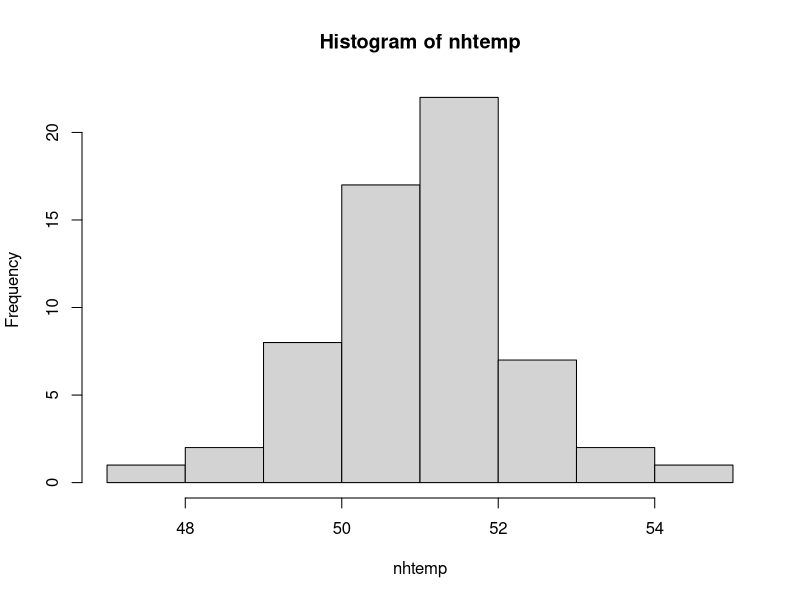
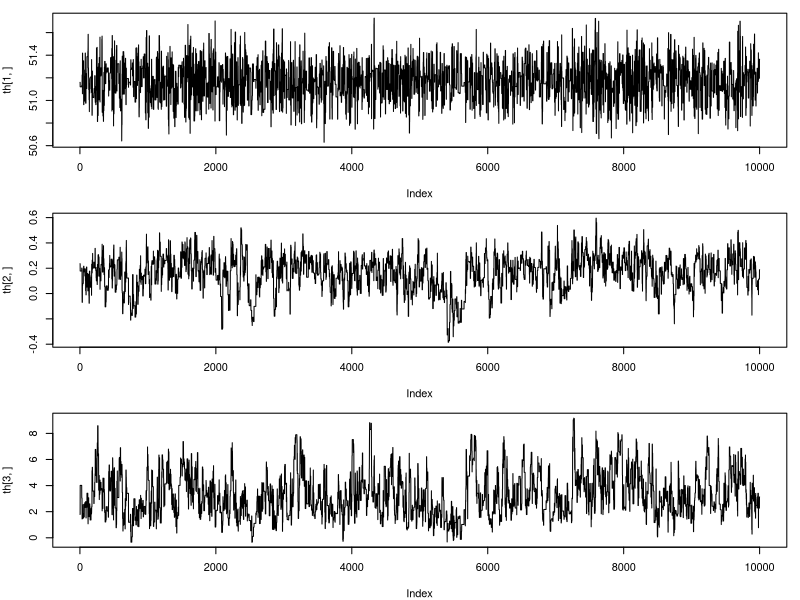
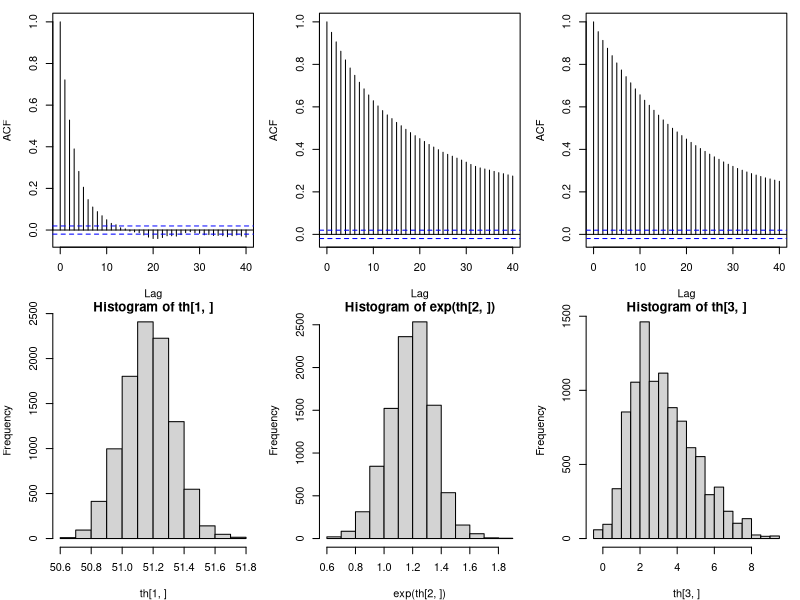

Reproduce these figures in R, in order.
## Exercises. These are all based on the nhtemp example in lecture 15, the
## code for which is provided below.
## 
## 1. Use optim to fit the model by maximum likelihood estimation.
## 2. Compute confidence intervals for the model parameters using
##    large sample MLE results. Hint: use the inverse of the hessian of the
##    negative log likelihood.
## 3. Use bootstrapping to obtain the confidence intervals (this will involve,
##    recomputing the MLEs for each bootstrap resample.)
## 4. Try out the MH loop from different starting values, to see the case
##    in which the chains take some time to converge.
## 5. Modify the code to only store every Mth simulated vector from the chain,
##    where M is an integer that can be set (try it out with M=10, and a larger
##    total number of chain steps, for example)
## 6. Modify the code so that the posterior means are computed on the parameters
##    after transforming back to the mu, sigma, nu scale (rather than taking
##    means and then transforming).

hist(nhtemp)

ll <- function(theta,temp) { 
  mu <- theta[1];sig <- exp(theta[2]); df = 1 + exp(theta[3])
  sum(dt((temp-mu)/sig,df=df,log=TRUE) - log(sig)) 
}


ns <- 10000
th <- matrix(0,3,ns)
th[,1] <- c(mean(nhtemp),log(sd(nhtemp)),log(6))
llth <- ll(th[,1],nhtemp)
lprior.th <- dnorm(th[3,1],mean=3,sd=2,log=TRUE)
p.sd <- c(.5,.1,1.2)
accept <- 0
for (i in 2:ns) {
  thp <- th[,i-1] + rnorm(3)*p.sd
  lprior.p <- dnorm(thp[3],mean=3,sd=2,log=TRUE) 
  llp <- ll(thp,nhtemp)
  if (runif(1) < exp(llp + lprior.p - llth - lprior.th)) {
    th[,i] <- thp;llth <- llp;lprior.th <- lprior.p
    accept <- accept  + 1
  } else {
    th[,i] <- th[,i-1]
  }
}
accept/ns


par(mfrow=c(3,1),mar=c(4,4,1,1))
plot(th[1,],type="l")
plot(th[2,],type="l")
plot(th[3,],type="l")


par(mfrow=c(2,3))
acf(th[1,]);acf(th[2,]);acf(th[3,]);
hist(th[1,]);hist(exp(th[2,]));hist(th[3,]);

pm <- rowMeans(th) ## posterior mean
## transform to original scale...
pm[2:3] <- exp(pm[2:3])
pm[3] <- pm[3] + 1
names(pm) <- c("mu","sig","df")
pm

## 95% Credible Intervals...
ci <- apply(th,1,quantile,prob=c(.025,.975))
ci[,2:3] <- exp(ci[,2:3]) ;ci[,3] <- ci[,3]+1
colnames(ci) <- c("mu","sig","df")
ci

